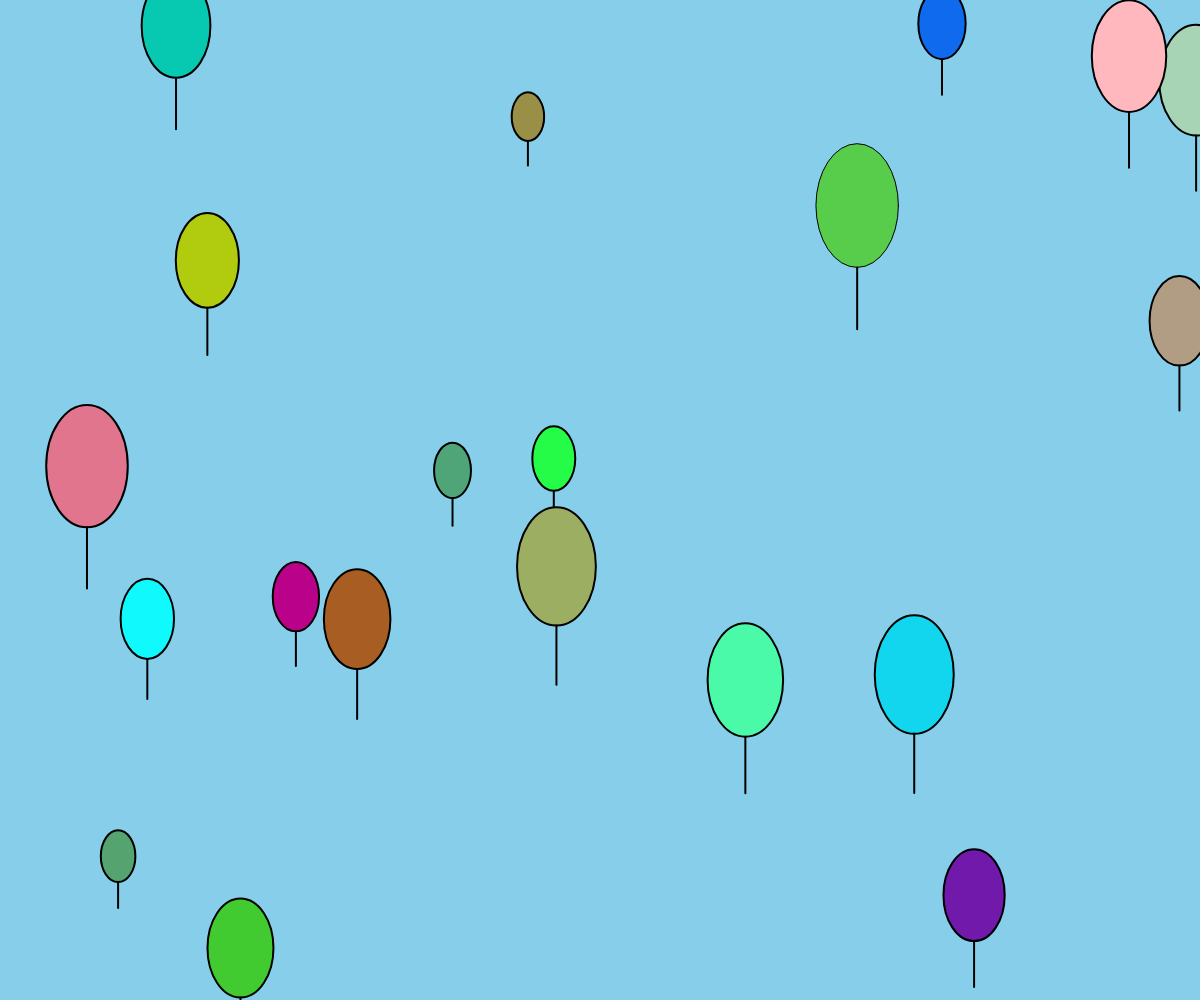
Frame 1 (no input)
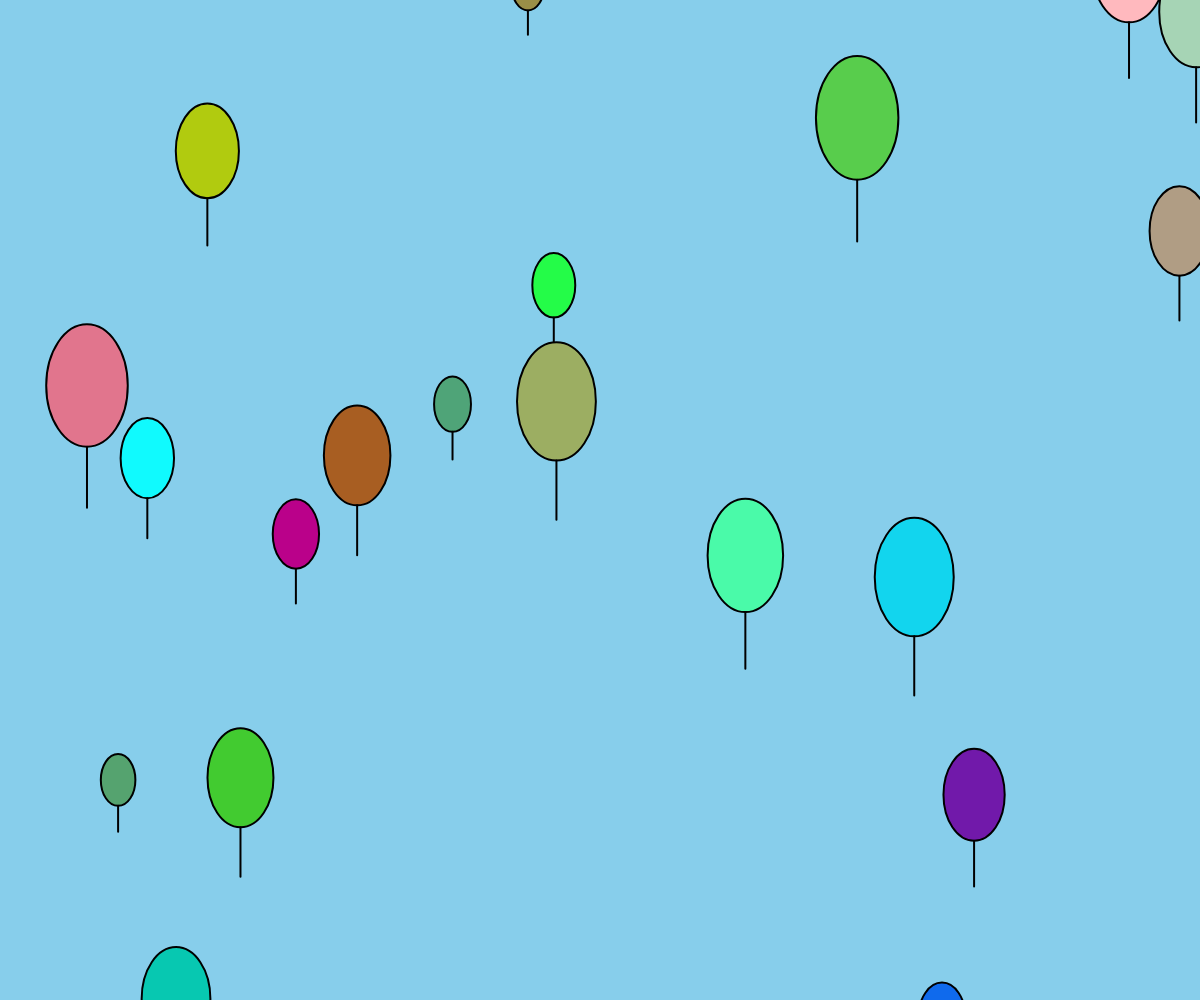
Frame 60 (no input)
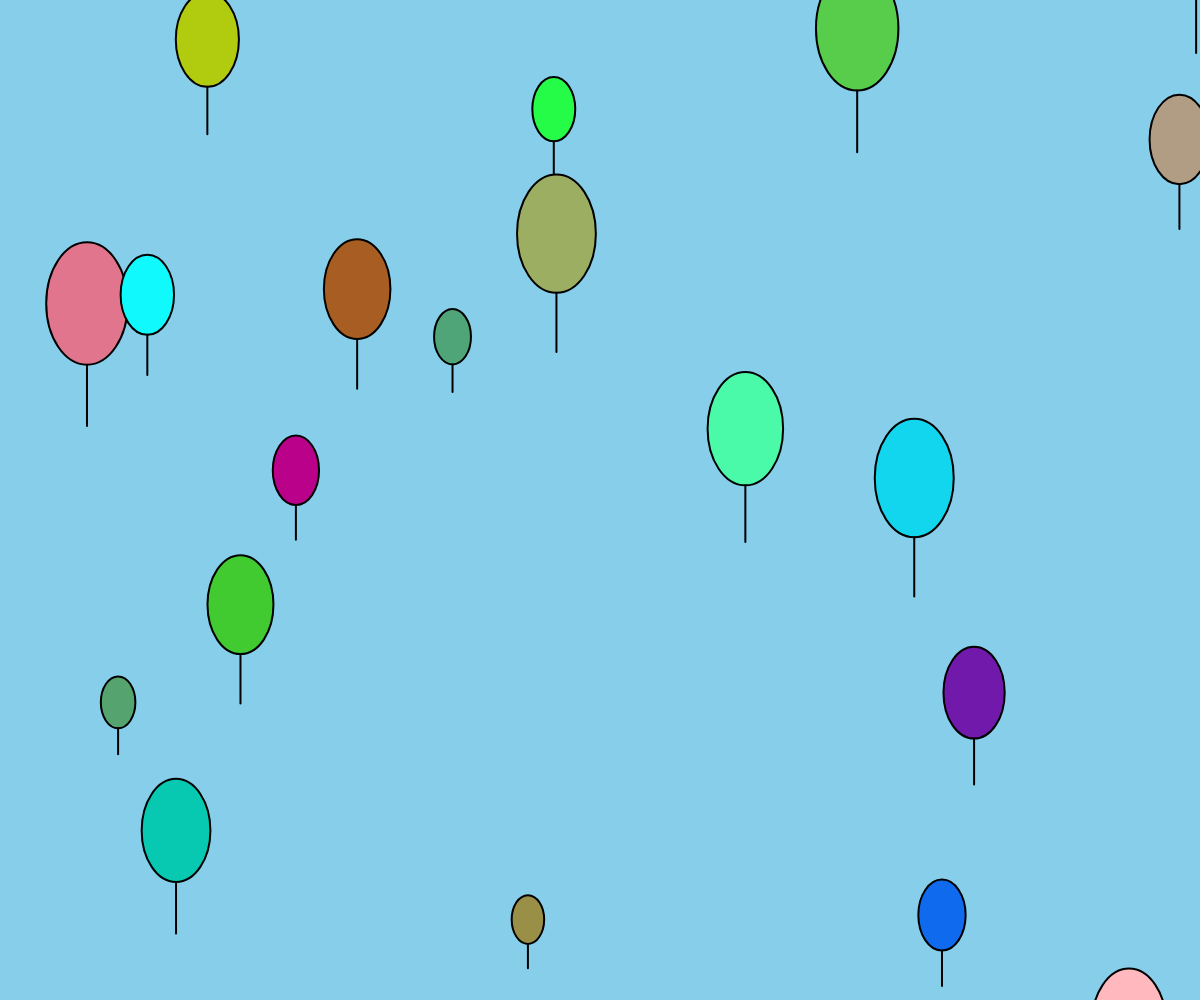
Frame 120 (the mouse pressed at the canvas centre since frame 60)

The p5.js sketch that drew these frames (run headless with seeded random() and noise() and a simulated clock; from frame 60 on, the mouse is pressed at the canvas centre):

// p5.js sketch
// ── sketch.js
let balloons = [];
let particles = [];
const numBalloons = 20; // 더 많은 풍선 추가

function setup() {
  createCanvas(windowWidth, windowHeight);
  for (let i = 0; i < numBalloons; i++) {
    balloons.push(new Balloon(random(width), random(height)));
  }
}

function draw() {
  background('#87CEEB'); // 하늘색 배경

  for (let balloon of balloons) {
    balloon.update();
    balloon.display();
  }

  for (let i = particles.length - 1; i >= 0; i--) {
    particles[i].update();
    particles[i].display();
    if (particles[i].isFinished()) {
      particles.splice(i, 1);
    }
  }
}

function mousePressed() {
  for (let balloon of balloons) {
    let d = dist(mouseX, mouseY, balloon.x, balloon.y);
    if (d < balloon.size / 2) {
      balloon.burst();
    }
  }
}

class Balloon {
  constructor(x, y) {
    this.x = x;
    this.y = y;
    this.size = random(30, 100); // 크기 다양하게 설정
    this.color = color(random(255), random(255), random(255));
    this.bursting = false;
    this.lineLength = this.size * 0.75; // 선의 초기 길이 설정
    this.ySpeed = random(1, 3); // 더 빠른 속도로 이동
  }

  update() {
    if (!this.bursting) {
      this.y -= this.ySpeed;
      if (this.y < -this.size) {
        this.y = height + this.size;
      }
    }
  }

  display() {
    fill(this.color);
    ellipse(this.x, this.y, this.size, this.size * 1.5);

    // 풍선의 줄 그리기
    fill(139, 69, 19);
    strokeWeight(2);
    if (!this.bursting) {
      line(
        this.x,
        this.y + this.size * 0.75,
        this.x,
        this.y + this.size * 0.75 + this.lineLength
      );
    }
  }

  burst() {
    this.bursting = true;
    for (let i = 0; i < 30; i++) {
      particles.push(new Particle(this.x, this.y, this.color));
    }
    this.size = 5;
  }
}

class Particle {
  constructor(x, y, color) {
    this.x = x;
    this.y = y;
    this.color = color;
    this.radius = random(2, 5);
    this.xSpeed = random(-3, 3); // 더 빠른 속도로 이동
    this.ySpeed = random(-3, 3); // 더 빠른 속도로 이동
    this.alpha = 255;
  }

  update() {
    this.x += this.xSpeed;
    this.y += this.ySpeed;
    this.alpha -= 5;
  }

  display() {
    noStroke();
    fill(
      this.color.levels[0],
      this.color.levels[1],
      this.color.levels[2],
      this.alpha
    );
    ellipse(this.x, this.y, this.radius * 2, this.radius * 2);
  }

  isFinished() {
    return this.alpha <= 0;
  }
}
